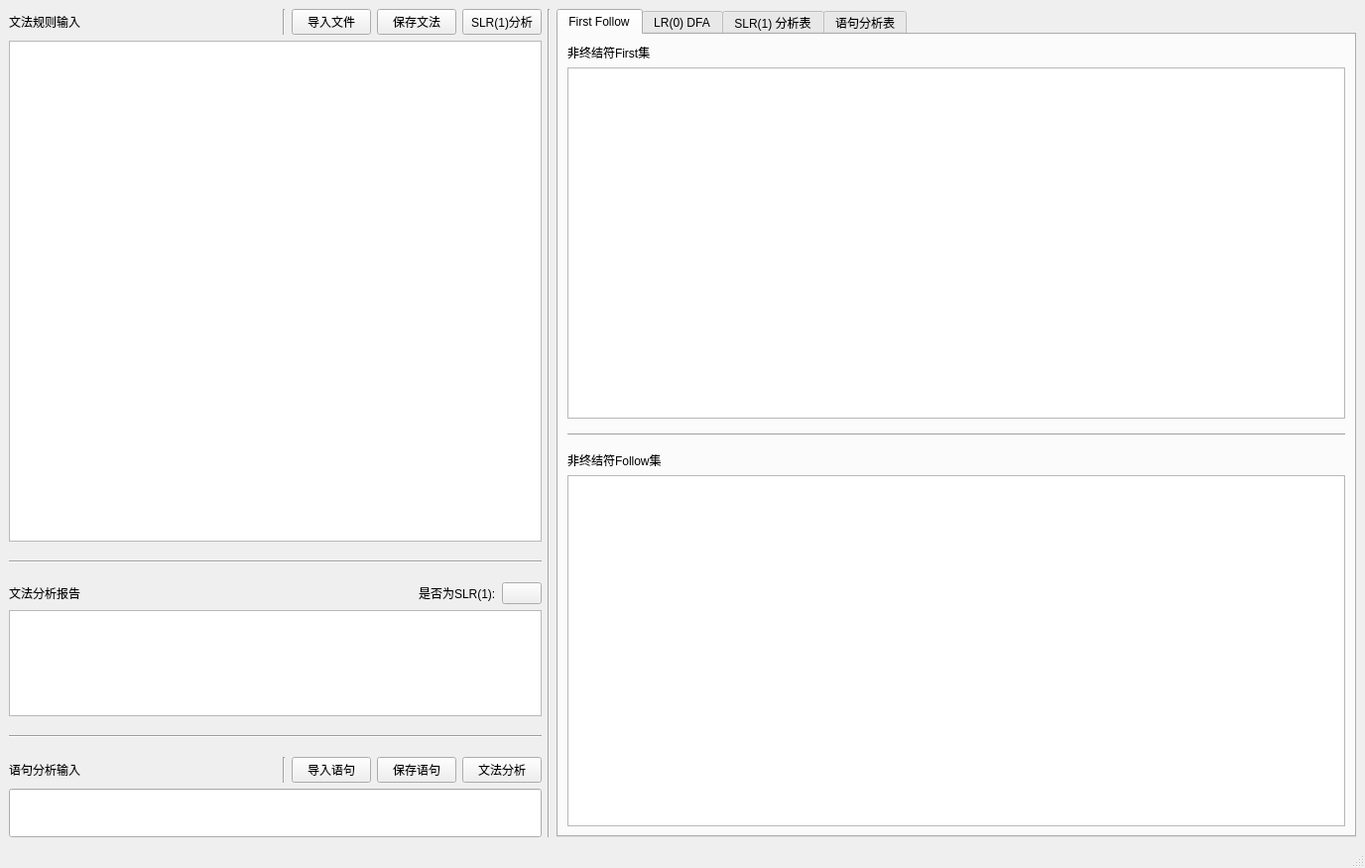
<?xml version="1.0" encoding="UTF-8"?>
<ui version="4.0">
 <class>MainWindow</class>
 <widget class="QMainWindow" name="MainWindow">
  <property name="geometry">
   <rect>
    <x>0</x>
    <y>0</y>
    <width>1376</width>
    <height>875</height>
   </rect>
  </property>
  <property name="windowTitle">
   <string>MainWindow</string>
  </property>
  <widget class="QWidget" name="centralwidget">
   <layout class="QGridLayout" name="gridLayout_3">
    <item row="0" column="0">
     <layout class="QHBoxLayout" name="horizontalLayout_7" stretch="4,1,6">
      <item>
       <layout class="QVBoxLayout" name="verticalLayout_4" stretch="40,1,1,1,10,1,1,1,6">
        <item>
         <layout class="QVBoxLayout" name="verticalLayout">
          <item>
           <layout class="QHBoxLayout" name="horizontalLayout_2" stretch="2,1,1">
            <item>
             <widget class="QLabel" name="label_2">
              <property name="text">
               <string>文法规则输入</string>
              </property>
             </widget>
            </item>
            <item>
             <widget class="Line" name="line_6">
              <property name="orientation">
               <enum>Qt::Vertical</enum>
              </property>
             </widget>
            </item>
            <item>
             <layout class="QHBoxLayout" name="horizontalLayout">
              <item>
               <widget class="QPushButton" name="importBTN">
                <property name="text">
                 <string>导入文件</string>
                </property>
               </widget>
              </item>
              <item>
               <widget class="QPushButton" name="saveBTN">
                <property name="text">
                 <string>保存文法</string>
                </property>
               </widget>
              </item>
              <item>
               <widget class="QPushButton" name="slrBTN">
                <property name="text">
                 <string>SLR(1)分析</string>
                </property>
               </widget>
              </item>
             </layout>
            </item>
           </layout>
          </item>
          <item>
           <widget class="QTextEdit" name="RuleEdit"/>
          </item>
         </layout>
        </item>
        <item>
         <spacer name="verticalSpacer_3">
          <property name="orientation">
           <enum>Qt::Vertical</enum>
          </property>
          <property name="sizeHint" stdset="0">
           <size>
            <width>394</width>
            <height>13</height>
           </size>
          </property>
         </spacer>
        </item>
        <item>
         <widget class="Line" name="line_2">
          <property name="orientation">
           <enum>Qt::Horizontal</enum>
          </property>
         </widget>
        </item>
        <item>
         <spacer name="verticalSpacer_4">
          <property name="orientation">
           <enum>Qt::Vertical</enum>
          </property>
          <property name="sizeHint" stdset="0">
           <size>
            <width>394</width>
            <height>13</height>
           </size>
          </property>
         </spacer>
        </item>
        <item>
         <layout class="QVBoxLayout" name="verticalLayout_3">
          <item>
           <layout class="QHBoxLayout" name="horizontalLayout_5">
            <item>
             <widget class="QLabel" name="label_3">
              <property name="text">
               <string>文法分析报告</string>
              </property>
             </widget>
            </item>
            <item>
             <spacer name="horizontalSpacer_2">
              <property name="orientation">
               <enum>Qt::Horizontal</enum>
              </property>
              <property name="sizeHint" stdset="0">
               <size>
                <width>40</width>
                <height>20</height>
               </size>
              </property>
             </spacer>
            </item>
            <item>
             <layout class="QHBoxLayout" name="horizontalLayout_4">
              <item>
               <widget class="QLabel" name="label_8">
                <property name="text">
                 <string>是否为SLR(1):</string>
                </property>
               </widget>
              </item>
              <item>
               <widget class="QPushButton" name="IsslrBTN">
                <property name="sizePolicy">
                 <sizepolicy hsizetype="Fixed" vsizetype="Fixed">
                  <horstretch>0</horstretch>
                  <verstretch>0</verstretch>
                 </sizepolicy>
                </property>
                <property name="text">
                 <string/>
                </property>
               </widget>
              </item>
             </layout>
            </item>
           </layout>
          </item>
          <item>
           <widget class="QTextEdit" name="RepEdit"/>
          </item>
         </layout>
        </item>
        <item>
         <spacer name="verticalSpacer">
          <property name="orientation">
           <enum>Qt::Vertical</enum>
          </property>
          <property name="sizeHint" stdset="0">
           <size>
            <width>394</width>
            <height>13</height>
           </size>
          </property>
         </spacer>
        </item>
        <item>
         <widget class="Line" name="line_3">
          <property name="orientation">
           <enum>Qt::Horizontal</enum>
          </property>
         </widget>
        </item>
        <item>
         <spacer name="verticalSpacer_2">
          <property name="orientation">
           <enum>Qt::Vertical</enum>
          </property>
          <property name="sizeHint" stdset="0">
           <size>
            <width>394</width>
            <height>13</height>
           </size>
          </property>
         </spacer>
        </item>
        <item>
         <layout class="QVBoxLayout" name="verticalLayout_2">
          <item>
           <layout class="QHBoxLayout" name="horizontalLayout_6" stretch="2,1,1">
            <item>
             <widget class="QLabel" name="label">
              <property name="text">
               <string>语句分析输入</string>
              </property>
             </widget>
            </item>
            <item>
             <widget class="Line" name="line_7">
              <property name="orientation">
               <enum>Qt::Vertical</enum>
              </property>
             </widget>
            </item>
            <item>
             <layout class="QHBoxLayout" name="horizontalLayout_3" stretch="1,1,1">
              <item>
               <widget class="QPushButton" name="importSenBTN">
                <property name="text">
                 <string>导入语句</string>
                </property>
               </widget>
              </item>
              <item>
               <widget class="QPushButton" name="saveSenBTN">
                <property name="text">
                 <string>保存语句</string>
                </property>
               </widget>
              </item>
              <item>
               <widget class="QPushButton" name="alyBTN">
                <property name="text">
                 <string>文法分析</string>
                </property>
               </widget>
              </item>
             </layout>
            </item>
           </layout>
          </item>
          <item>
           <widget class="QLineEdit" name="SenEdit">
            <property name="sizePolicy">
             <sizepolicy hsizetype="Preferred" vsizetype="Preferred">
              <horstretch>0</horstretch>
              <verstretch>0</verstretch>
             </sizepolicy>
            </property>
           </widget>
          </item>
         </layout>
        </item>
       </layout>
      </item>
      <item>
       <widget class="Line" name="line">
        <property name="orientation">
         <enum>Qt::Vertical</enum>
        </property>
       </widget>
      </item>
      <item>
       <widget class="QTabWidget" name="tabWidget">
        <property name="currentIndex">
         <number>0</number>
        </property>
        <widget class="QWidget" name="tab">
         <attribute name="title">
          <string>First Follow</string>
         </attribute>
         <layout class="QVBoxLayout" name="verticalLayout_8">
          <item>
           <layout class="QVBoxLayout" name="verticalLayout_7" stretch="40,1,1,1,40">
            <item>
             <layout class="QVBoxLayout" name="verticalLayout_5">
              <item>
               <widget class="QLabel" name="label_4">
                <property name="text">
                 <string>非终结符First集</string>
                </property>
               </widget>
              </item>
              <item>
               <widget class="QTableWidget" name="FirWidget"/>
              </item>
             </layout>
            </item>
            <item>
             <spacer name="verticalSpacer_5">
              <property name="orientation">
               <enum>Qt::Vertical</enum>
              </property>
              <property name="sizeHint" stdset="0">
               <size>
                <width>20</width>
                <height>40</height>
               </size>
              </property>
             </spacer>
            </item>
            <item>
             <widget class="Line" name="line_4">
              <property name="orientation">
               <enum>Qt::Horizontal</enum>
              </property>
             </widget>
            </item>
            <item>
             <spacer name="verticalSpacer_6">
              <property name="orientation">
               <enum>Qt::Vertical</enum>
              </property>
              <property name="sizeHint" stdset="0">
               <size>
                <width>20</width>
                <height>40</height>
               </size>
              </property>
             </spacer>
            </item>
            <item>
             <layout class="QVBoxLayout" name="verticalLayout_6">
              <item>
               <widget class="QLabel" name="label_5">
                <property name="text">
                 <string>非终结符Follow集</string>
                </property>
               </widget>
              </item>
              <item>
               <widget class="QTableWidget" name="FolWidget"/>
              </item>
             </layout>
            </item>
           </layout>
          </item>
         </layout>
        </widget>
        <widget class="QWidget" name="tab_2">
         <attribute name="title">
          <string>LR(0) DFA</string>
         </attribute>
         <layout class="QVBoxLayout" name="verticalLayout_12">
          <item>
           <layout class="QVBoxLayout" name="verticalLayout_9" stretch="40,1,1,1,40">
            <item>
             <layout class="QVBoxLayout" name="verticalLayout_10">
              <item>
               <widget class="QLabel" name="label_6">
                <property name="text">
                 <string>DFA状态及各项目集</string>
                </property>
               </widget>
              </item>
              <item>
               <widget class="QTableWidget" name="DFAProWidget"/>
              </item>
             </layout>
            </item>
            <item>
             <spacer name="verticalSpacer_7">
              <property name="orientation">
               <enum>Qt::Vertical</enum>
              </property>
              <property name="sizeHint" stdset="0">
               <size>
                <width>20</width>
                <height>40</height>
               </size>
              </property>
             </spacer>
            </item>
            <item>
             <widget class="Line" name="line_5">
              <property name="orientation">
               <enum>Qt::Horizontal</enum>
              </property>
             </widget>
            </item>
            <item>
             <spacer name="verticalSpacer_8">
              <property name="orientation">
               <enum>Qt::Vertical</enum>
              </property>
              <property name="sizeHint" stdset="0">
               <size>
                <width>20</width>
                <height>40</height>
               </size>
              </property>
             </spacer>
            </item>
            <item>
             <layout class="QVBoxLayout" name="verticalLayout_11">
              <item>
               <widget class="QLabel" name="label_7">
                <property name="text">
                 <string>DFA状态转换表</string>
                </property>
               </widget>
              </item>
              <item>
               <widget class="QTableWidget" name="DFAAdjWidget"/>
              </item>
             </layout>
            </item>
           </layout>
          </item>
         </layout>
        </widget>
        <widget class="QWidget" name="tab_3">
         <attribute name="title">
          <string>SLR(1) 分析表</string>
         </attribute>
         <layout class="QGridLayout" name="gridLayout">
          <item row="0" column="0">
           <widget class="QTableWidget" name="SLRWidget"/>
          </item>
         </layout>
        </widget>
        <widget class="QWidget" name="tab_4">
         <attribute name="title">
          <string>语句分析表</string>
         </attribute>
         <layout class="QGridLayout" name="gridLayout_2">
          <item row="0" column="0">
           <widget class="QTableWidget" name="ALYWidget"/>
          </item>
         </layout>
        </widget>
       </widget>
      </item>
     </layout>
    </item>
   </layout>
  </widget>
  <widget class="QMenuBar" name="menubar">
   <property name="geometry">
    <rect>
     <x>0</x>
     <y>0</y>
     <width>1376</width>
     <height>26</height>
    </rect>
   </property>
  </widget>
  <widget class="QStatusBar" name="statusbar"/>
 </widget>
 <resources/>
 <connections/>
</ui>
